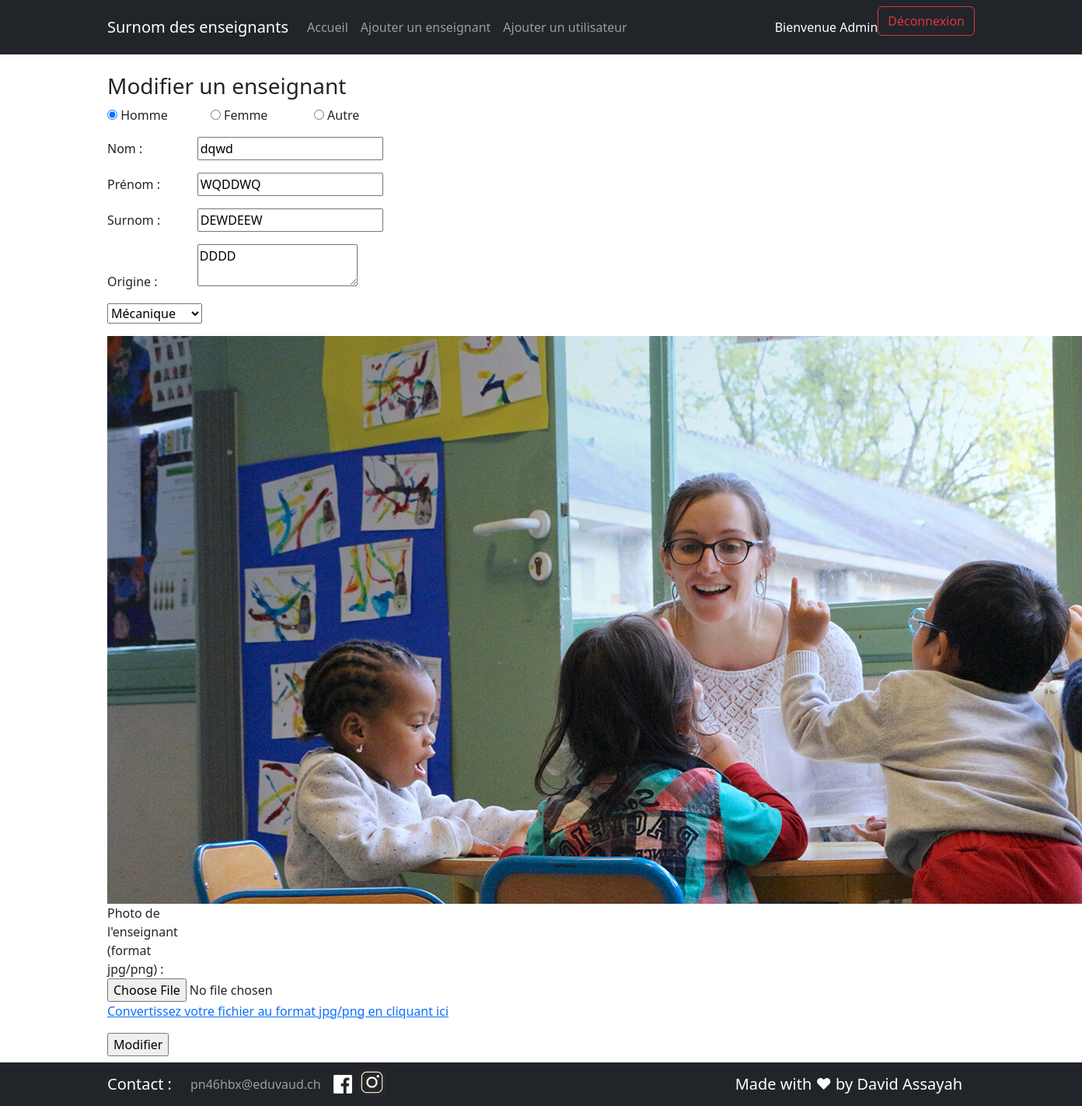
/updateTeacher.php?idTeacher=77 (signed in), run on the app's committed database.
### tables this page shows
CREATE TABLE `t_teacher` (
  `idTeacher` int NOT NULL,
  `teaFirstname` varchar(50) NOT NULL,
  `teaName` varchar(50) NOT NULL,
  `teaGender` char(1) NOT NULL,
  `teaNickname` varchar(50) NOT NULL,
  `teaOrigine` text NOT NULL,
  `teaPhoto` varchar(75) NOT NULL,
  `fkSection` int NOT NULL
);

### config.php (called while the page is built)
<?php
$configs = array(
    'db'      => "mysql",
    'host'    => "localhost",
    'port'    => "6033",
    'dbname'  => "P_Appro2",
    'charset' => "utf8",
    'user'    => 'root',
);
$configs["dns"] = $configs["db"] . ":host=" . $configs["host"] . ";dbname=" . $configs["dbname"] . ";charset=" . $configs["charset"] . ";port=" . $configs["port"];
return $configs;

### src/Database.php (called while the page is built, shortened)
<?php
include("config.php");
 class Database
{
    private static $instance = null;
    private $connector;
    private function __construct()
    {
        include(__DIR__ . "/utils.php");
        $configs = include(__DIR__ . "/../config.php");
        try {
            $this->connector = new PDO(
                $configs['dns'],
                $configs['user'],
                getPassword()
            );
        } catch (PDOException $e) {
            die('Erreur : ' . $e->getMessage());
        }
    }
    public static function getInstance()
    {
        if (self::$instance == null) {
            self::$instance = new self();
        }
        return self::$instance;
    }
        private function querySimpleExecute($query)
        {
            return $this->connector->query($query);
        }
        private function queryPrepareExecute($query, $binds)
        {
            $req = $this->connector->prepare($query);
            foreach ($binds as $bind => $value) {
                $req->bindValue($bind, $value);
            };
            $req->execute();
            return $req;
        }
        private function formatData($req)
        {
            return $req->fetchALL(PDO::FETCH_ASSOC);
        }
        public function getAllSections()
        {
            $query = "SELECT * FROM t_section";
            $req = $this->querySimpleExecute($query);
            $sections = $this->formatData($req);
            return $sections;
        }
        public function getOneTeacher($id)
        {
            $query = "SELECT * FROM t_teacher, t_section WHERE idTeacher = :id AND fkSection = idSection";
            $bind = array('id' => $id);
            $req = $this->queryPrepareExecute($query, $bind);
            $Oneteacher = $this->formatData($req);
            return $Oneteacher[0];
        }
    }

### src/utils.php (called while the page is built)
<?php
function getPassword()
{
    $readJSONFile = file_get_contents(__DIR__ . "/../secrets.json");
    $array = json_decode($readJSONFile, TRUE);
    return $array["password"];
}

### src/updateTeacher.php (the view, shortened to what this page needs)
<?php
include("Database.php");
include("header.php");
$teacher = $db->getOneTeacher($_GET["idTeacher"]);
$sections = $db->getAllSections();
?>
<!DOCTYPE html>
<html lang="fr">
<head>
    <link href="./css/style.css" rel="stylesheet">
    <link href="https://cdn.jsdelivr.net/npm/bootstrap@5.3.0-alpha3/dist/css/bootstrap.min.css" rel="stylesheet">
    <link rel="stylesheet" href="https://cdn.datatables.net/1.13.4/css/jquery.dataTables.css" />
</head>
<body>
    <div class="container">
        <fieldset class="mb-5 mt-4">
            <div class="user-body">
                <form action="#" method="post" id="form" enctype="multipart/form-data">
                    <h3>Modifier un enseignant</h3>
                    <p>
                        <input type="radio" id="genre1" name="genre" value="M" <?php if ($teacher['teaGender'] == 'M') { ?>checked<?php } ?>>
                        <label for="genre1">Homme</label>
                        <input type="radio" id="genre2" name="genre" value="F" <?php if ($teacher['teaGender'] == 'F') { ?>checked<?php } ?>>
                        <label for="genre2">Femme</label>
                        <input type="radio" id="genre3" name="genre" value="A" <?php if ($teacher['teaGender'] == 'A') { ?>checked<?php } ?>>
                        <label for="genre3">Autre</label>
                    </p>
                    <p>
                        <label for="firstName">Nom :</label>
                        <input type="text" name="firstName" id="firstName" value="<?php echo $teacher['teaFirstname'] ?>">
                    </p>
                    <p>
                        <label for="name">Prénom :</label>
                        <input type="text" name="name" id="name" value="<?php echo $teacher['teaName'] ?>">
                    </p>
                    <p>
                        <label for="nickName">Surnom :</label>
                        <input type="text" name="nickName" id="nickName" value="<?php echo $teacher['teaNickname'] ?>">
                    </p>
                    <p>
                        <label for="origin">Origine :</label>
                        <textarea name="origin" id="origin"><?php echo $teacher['teaOrigine'] ?></textarea>
                    </p>
                    <p>
                        <select name="section" id="section">
                            <?php
                            $html = "";
                            foreach ($sections as $section) {
                                $html .= "<option value='" . $section["idSection"]  . "' ";
                                if ($section["idSection"] === $teacher["fkSection"]) {
                                    $html .= " selected ";
                                }
                                $html .= " >" . ($section["secName"]) . "</option>";
                            }
                            echo $html;
                            ?>
                        </select>
                    </p>
                    <p style="color:red;">
                    <p>
                    <div>
                        <img src=<?php echo $teacher["teaPhoto"] ?>>
                    </div>
                    <label for="downloadImg">Photo de l'enseignant (format jpg/png) :</label>
                    <br>
                    <input type="file" name="downloadImg" id="downloadImg" />
                    <br>
                    <a href="https://convertio.co/fr/convertisseur-jpg/" target="_blank">Convertissez votre fichier au format jpg/png en cliquant ici</a>
                    <p>
                        <input type="submit" value="Modifier">
                    </p>
                </form>
            </div>
    </div>
</body>
</html>
<?php include("footer.php"); ?>

### src/css/style.css (style rules this page uses)
label { display: inline-block; width: 10%; }

### data on the page
t_teacher: teaGender "☑ Homme", teaGender "☐ Femme", teaGender "☐ Autre", firstName "dqwd", name "WQDDWQ", nickName "DEWDEEW", origin "DDDD"

### other printed values
$_SESSION['useLogin'] "Admin"
form field section "Mécanique"
